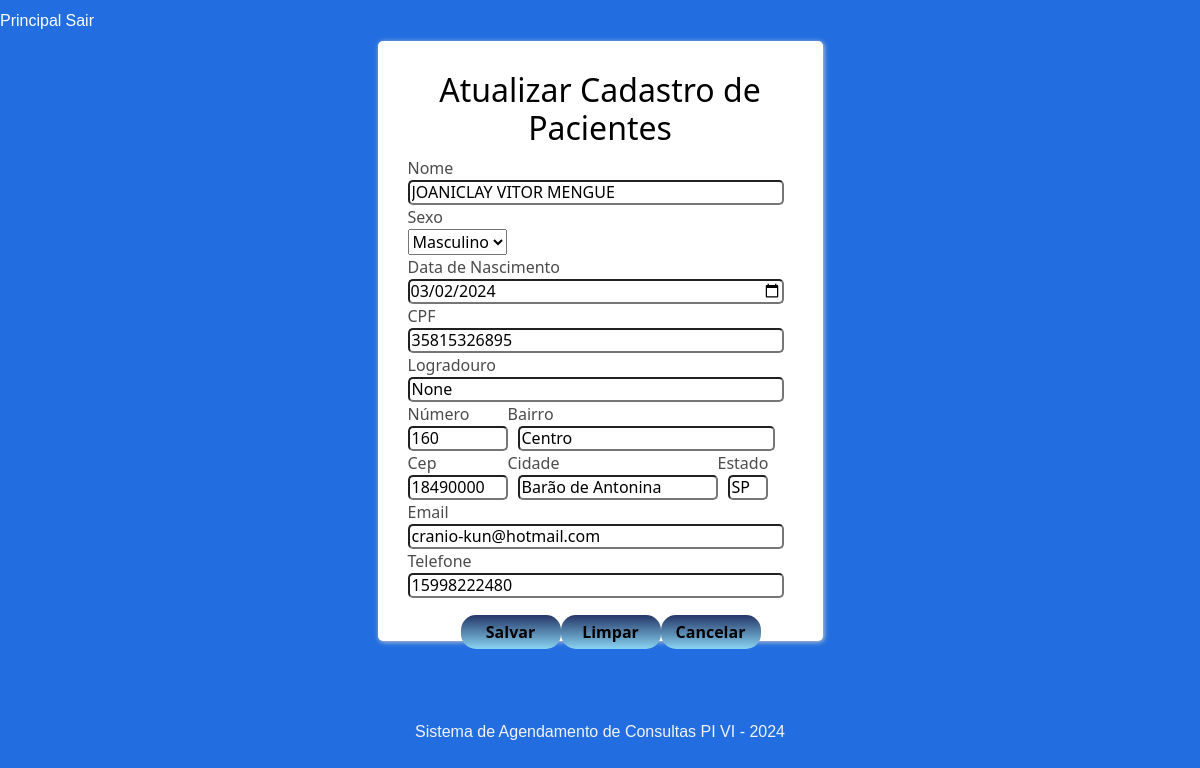
The app's page /atualizar3/22 (signed in) with its own data.
### odonto/models.py (models this page shows)
class Paciente(db.Model):  # tabela paciente
    id = db.Column(db.Integer, primary_key=True, autoincrement=True)
    nome_paciente = db.Column(db.String)
    sexo = db.Column(db.String)
    data_nasc = db.Column(db.String)
    cpf = db.Column(db.String(14), unique=True, nullable=False)
    logradouro = db.Column(db.String)
    numero = db.Column(db.String)
    bairro = db.Column(db.String)
    cep = db.Column(db.String)
    cidade = db.Column(db.String)
    estado = db.Column(db.String)
    email = db.Column(db.String)
    telefone = db.Column(db.String)

### odonto/main.py (the view, shortened to what this page needs)
@main.route("/atualizar3/<int:id>", methods=['GET', 'POST'])
@login_required
def atualizar3(id):
    paciente = Paciente.query.filter_by(id=id).first()
    return render_template('atualizar3.html', paciente=paciente)

### odonto/__init__.py (called while the page is built)
def create_app():
    app = Flask(__name__)
    app.config['SECRET_KEY'] = '9OLWxND4o83j4K4iuopO'
    app.config['SQLALCHEMY_DATABASE_URI'] = 'sqlite:///odonto.db'
    db.init_app(app)
    login_manager = LoginManager()
    login_manager.login_view = 'auth.login'
    login_manager.init_app(app)
    from .models import User
    @login_manager.user_loader
    def load_user(user_id):
        return User.query.get(int(user_id))
    from .auth import auth as auth_blueprint
    app.register_blueprint(auth_blueprint)
    from .main import main as main_blueprint
    app.register_blueprint(main_blueprint)
    return app

### odonto/templates/atualizar3.html (shortened to what this page needs)
{% extends "base2.html" %}
{% block content %}
<!DOCTYPE html>
<html lang="pt-br">
<head>
    <link rel="stylesheet" href="../static/css/style.css">
    <link rel="stylesheet" href="https://use.fontawesome.com/releases/v5.8.2/css/all.css"
>
</head>
<body>
  <form class="form" method="POST" action="" style="width: 445px;">
      <div class="tlaregistro" style="height: 600px;">
          <div style="text-align: center;">
            <h2 style="color: black;">Atualizar Cadastro de Pacientes</h2>
          </div>
          <div class="tlaregistro-grupo" style="text-align: left;">
            <label>Nome</label>
            <input type="text" name="nome_paciente" value="{{paciente.nome_paciente}}" minlength="5"
                   maxlength="50" placeholder="Digite o nome do paciente"
                   style="width: 376px;" required="">
           </div>
           <div class="tlaregistro-grupo" style="text-align: left;">
            <label for="sexo">Sexo</label>
            <select id="sexo" name="sexo" required="">
                <option value="M">Masculino</option>
            </select>
           </div>
           <div class="tlaregistro-grupo" style="text-align: left;">
            <label>Data de Nascimento
            </label>
            <input type="date" name="data_nasc" value="{{paciente.data_nasc}}" minlength="10"
                   maxlength="10" placeholder="Digite a data de nascimento ex: 15/12/1955 (M/F)"
                   style="width: 376px;" required="">
           </div>
          <div class="tlaregistro-grupo" style="text-align: left;">
            <label>CPF</label>
            <input type="text" name="cpf" value="{{paciente.cpf}}" minlength="14"
                   maxlength="14" placeholder="Digite o CPF"
                   style="width: 376px;" required="" readonly>
            <label>Logradouro</label>
            <input type="text" name="logradouro" value="{{paciente.logradouro}}" minlength="1"
                   maxlength="50" placeholder="Digite o logradouro - ex: Rua Rafael vita"
                   style="width: 376px;" required="">
          </div>
          <div>
            <div class="tlaregistro-grupo" style="position: relative; float: left; text-align: left;">
              <label class="tlaregistro-grupo">Número
              <input type="text" name="numero"  value="{{paciente.numero}}" minlength="1"
                     maxlength="10" style="width: 100px;" placeholder="digite o número" required=""> </label>
            </div>
            <div class="tlaregistro-grupo" style="position: relative; float: left; text-align: left;">
            <label class="tlaregistro-grupo">Bairro
              <input type="text" name="bairro" minlength="5" value="{{paciente.bairro}}"
                maxlength="20" style="width: 257px; margin-left: 10px;" placeholder="Digite o Bairro" required=""> </label>
            </div>
          </div>
          <div>
            <div class="tlaregistro-grupo" style="position: relative; float: left; text-align: left;">
              <label class="tlaregistro-grupo">Cep
              <input type="text" name="cep" value="{{paciente.cep}}" maxlength="8"
                     style="width: 100px;" placeholder="Digite o Cep - ex:18480000" required=""> </label>
            </div>
            <div class="tlaregistro-grupo" style="position: relative; float: left; text-align: left;">
              <label class="tlaregistro-grupo">Cidade
              <input type="text" name="cidade" value="{{paciente.cidade}}" maxlength="20"
                     style="width: 200px; margin-left: 10px;" placeholder="Digite a Cidade" required=""> </label>
            </div>
            <div class="tlaregistro-grupo" style="position: relative; float: left; text-align: left;">
              <label class="tlaregistro-grupo">Estado
              <input type="text" name="estado" value="{{paciente.estado}}" minlength="2" maxlength="2"
                      style="width: 40px; margin-left: 10px;" placeholder="" required=""> </label>
            </div>
          </div>
          <div>
            <div class="tlaregistro-grupo" style="position: relative; float: left; text-align: left;">
              <label class="tlaregistro-grupo">Email
              <input type="email" name="email" value="{{paciente.email}}" maxlength="40" style="width: 376px;"
                     placeholder="Digite o Email" required=""> </label>
            </div>
          </div>
          <div>
            <div class="tlaregistro-grupo" style="position: relative; float: left; text-align: left;">
              <label class="tlaregistro-grupo">Telefone
              <input type="text" name="telefone" value="{{paciente.telefone}}" maxlength="15"
                     style="width: 376px;" placeholder="Digite o Telefone - ex: 15 - 3565-3532" required=""> </label>
            </div>
          </div>
          <div class="card-group btn" style="position: relative; float: left; text-align: left; margin-top: 10px; left: 40px;">
              {% if current_user.is_authenticated %}
              <button type="submit" style=" width: 100px"><b>Salvar</b></button>
              <button type="reset" style=" width: 100px"><b>Limpar</b></button>
              <button type="button" value='Voltar' onclick='history.go(-1)'
                      style=" width: 100px; color: black;"><b>Cancelar</b></a></button>
              {% endif %}
          </div>
      </div>
    </form>
</body>
</html>
{% endblock %}

### odonto/static/css/style.css (style rules this page uses)
body { background-color: #1a69dff6; color: rgb(0, 0, 0); height: 100%; }
.form { width: 445px; margin: auto; }
.card-group { margin-bottom: 10px; }
.card-group > button { background-image: linear-gradient(#243668, #89D4F3); width: 100%; border-radius: 15px; padding: 5px; color: black; border: 0px; outline: 0px; }
.tlaregistro { box-shadow: 1px 1px 5px #ccc; background-color: white; padding: 30px; border-radius: 5px; }
.tlaregistro-grupo > label { width: 100%; color: rgb(75, 75, 75); display: block; }
.tlaregistro-grupo > input { border-radius: 5px; outline: 0; width: 100%; height: 25px; padding: 5p; }

### odonto/templates/atualizar3.html (style rules this page uses)
input[type="text"] { display:block; }

### records on screen
Paciente: nome_paciente "JOANICLAY VITOR MENGUE", data_nasc "03/02/2024", cpf "35815326895", logradouro "None", numero "160", bairro "Centro", cep "18490000", cidade "Barão de Antonina", estado "SP", email "cranio-kun@hotmail.com", telefone "15998222480"
